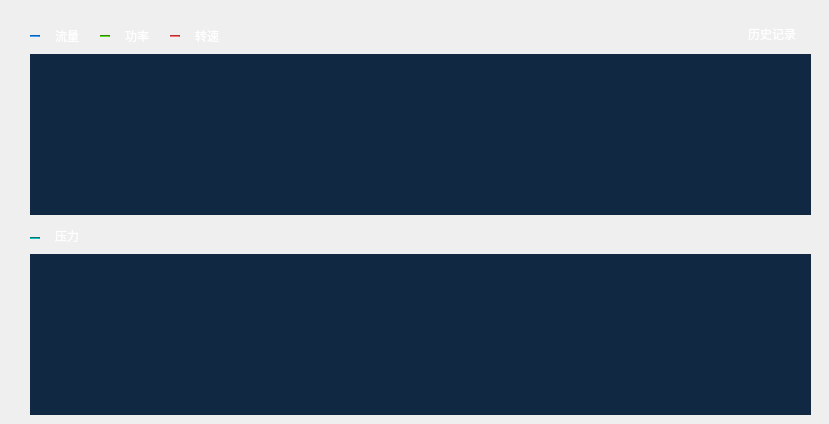
    <widget class="QWidget" name="page_CurvePump">
     <property name="styleSheet">
      <string notr="true"/>
     </property>
     <widget class="QPushButton" name="pushButton_History">
      <property name="geometry">
       <rect>
        <x>724</x>
        <y>20</y>
        <width>96</width>
        <height>28</height>
       </rect>
      </property>
      <property name="styleSheet">
       <string notr="true">color: rgb(255, 255, 255);
font: 18pt &quot;Ubuntu&quot;;</string>
      </property>
      <property name="text">
       <string>历史记录</string>
      </property>
      <property name="flat">
       <bool>true</bool>
      </property>
     </widget>
     <widget class="QLabel" name="label_16">
      <property name="geometry">
       <rect>
        <x>48</x>
        <y>26</y>
        <width>38</width>
        <height>20</height>
       </rect>
      </property>
      <property name="styleSheet">
       <string notr="true">color:rgb(255, 255, 255);
font:14pt &quot;Ubuntu&quot;;</string>
      </property>
      <property name="text">
       <string>流量</string>
      </property>
      <property name="alignment">
       <set>Qt::AlignCenter</set>
      </property>
     </widget>
     <widget class="QLabel" name="label_17">
      <property name="geometry">
       <rect>
        <x>118</x>
        <y>26</y>
        <width>38</width>
        <height>20</height>
       </rect>
      </property>
      <property name="styleSheet">
       <string notr="true">color: rgb(255, 255, 255);
font: 14pt &quot;Ubuntu&quot;;</string>
      </property>
      <property name="text">
       <string>功率</string>
      </property>
      <property name="alignment">
       <set>Qt::AlignCenter</set>
      </property>
     </widget>
     <widget class="QLabel" name="label_18">
      <property name="geometry">
       <rect>
        <x>48</x>
        <y>226</y>
        <width>38</width>
        <height>20</height>
       </rect>
      </property>
      <property name="styleSheet">
       <string notr="true">color: rgb(255, 255, 255);
font: 14pt &quot;Ubuntu&quot;;</string>
      </property>
      <property name="text">
       <string>压力</string>
      </property>
      <property name="alignment">
       <set>Qt::AlignCenter</set>
      </property>
     </widget>
     <widget class="QLabel" name="label_19">
      <property name="geometry">
       <rect>
        <x>188</x>
        <y>26</y>
        <width>38</width>
        <height>20</height>
       </rect>
      </property>
      <property name="styleSheet">
       <string notr="true">color: rgb(255, 255, 255);
font: 14pt &quot;Ubuntu&quot;;</string>
      </property>
      <property name="text">
       <string>转速</string>
      </property>
      <property name="alignment">
       <set>Qt::AlignCenter</set>
      </property>
     </widget>
     <widget class="Line" name="line_2">
      <property name="geometry">
       <rect>
        <x>30</x>
        <y>35</y>
        <width>10</width>
        <height>2</height>
       </rect>
      </property>
      <property name="styleSheet">
       <string notr="true">background-color: rgb(24, 144, 255);</string>
      </property>
      <property name="orientation">
       <enum>Qt::Horizontal</enum>
      </property>
     </widget>
     <widget class="Line" name="line_3">
      <property name="geometry">
       <rect>
        <x>100</x>
        <y>35</y>
        <width>10</width>
        <height>2</height>
       </rect>
      </property>
      <property name="styleSheet">
       <string notr="true">background-color: rgb(82, 196, 26);</string>
      </property>
      <property name="orientation">
       <enum>Qt::Horizontal</enum>
      </property>
     </widget>
     <widget class="Line" name="line_4">
      <property name="geometry">
       <rect>
        <x>170</x>
        <y>35</y>
        <width>10</width>
        <height>2</height>
       </rect>
      </property>
      <property name="styleSheet">
       <string notr="true">background-color: rgb(255, 77, 79);</string>
      </property>
      <property name="orientation">
       <enum>Qt::Horizontal</enum>
      </property>
     </widget>
     <widget class="Line" name="line_5">
      <property name="geometry">
       <rect>
        <x>30</x>
        <y>237</y>
        <width>10</width>
        <height>2</height>
       </rect>
      </property>
      <property name="styleSheet">
       <string notr="true">background-color: rgb(19, 168, 168);</string>
      </property>
      <property name="orientation">
       <enum>Qt::Horizontal</enum>
      </property>
     </widget>
     <widget class="QChartView" name="widget_Down" native="true">
      <property name="geometry">
       <rect>
        <x>30</x>
        <y>254</y>
        <width>781</width>
        <height>161</height>
       </rect>
      </property>
      <property name="autoFillBackground">
       <bool>false</bool>
      </property>
      <property name="styleSheet">
       <string notr="true">background-color: rgb(17, 40, 67);</string>
      </property>
     </widget>
     <widget class="QChartView" name="widget_Up" native="true">
      <property name="geometry">
       <rect>
        <x>30</x>
        <y>54</y>
        <width>781</width>
        <height>161</height>
       </rect>
      </property>
      <property name="font">
       <font>
        <pointsize>14</pointsize>
       </font>
      </property>
      <property name="autoFillBackground">
       <bool>false</bool>
      </property>
      <property name="styleSheet">
       <string notr="true">background-color: rgb(17, 40, 67);</string>
      </property>
     </widget>
    </widget>
